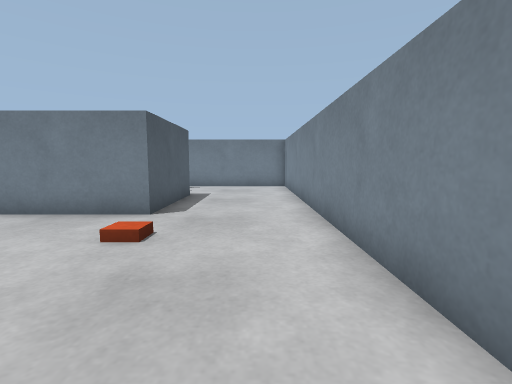
view 1 (above)

16 first-person views from a walk through a Gazebo world. The camera is 0.61 m above the floor, tilts 6° down and sees 85° across. The floor is counted in squares, 0.5 m on a side. Each view is taken from the middle of a square. On the plan, view 1 faces up. The plan holds only what a view shows up to about 13 squares ahead; the rest is blank.

view 2
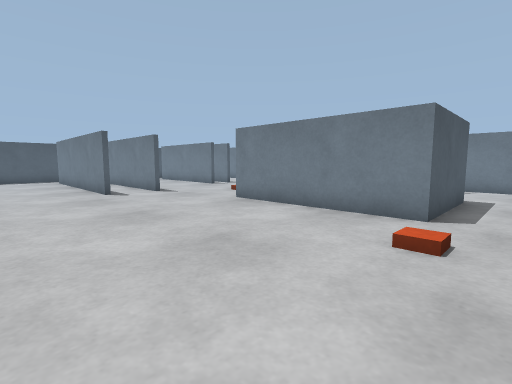

view 3
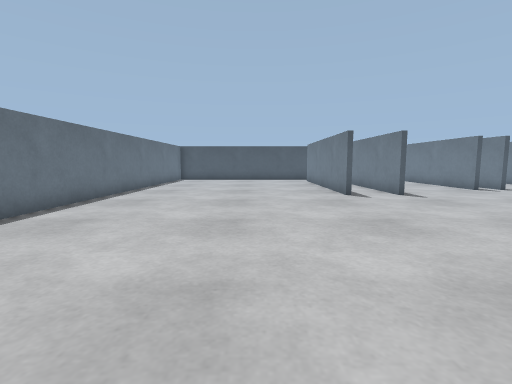

view 4
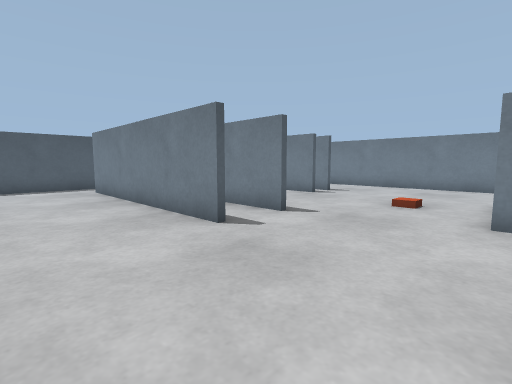

view 5
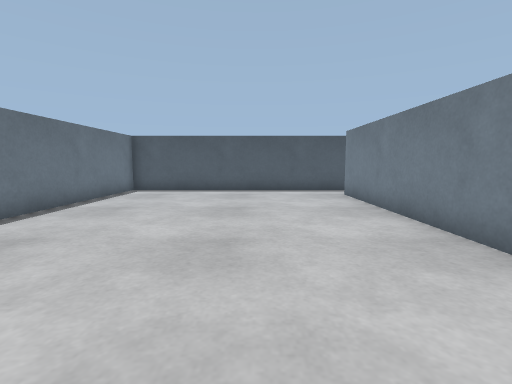

view 6
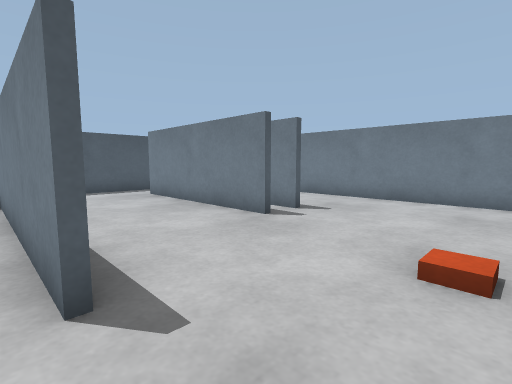

view 7
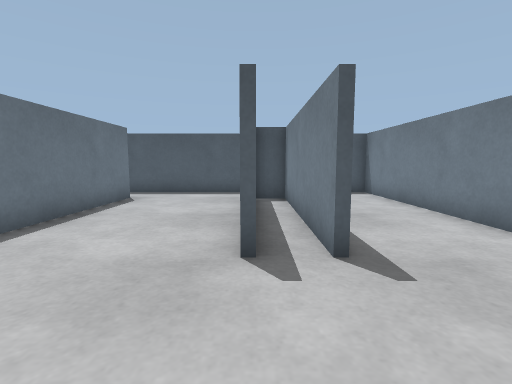

view 8
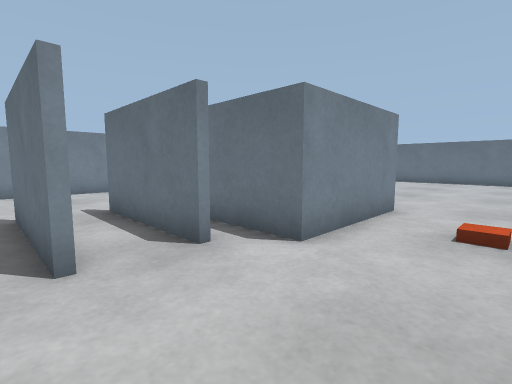

view 9
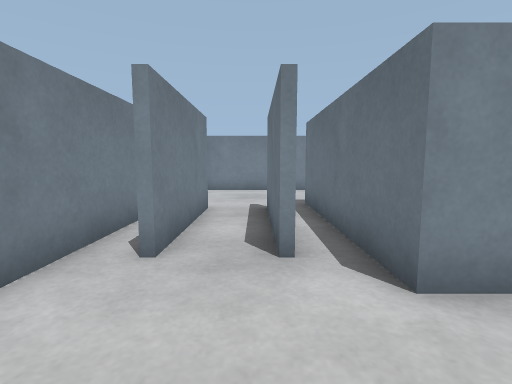

view 10
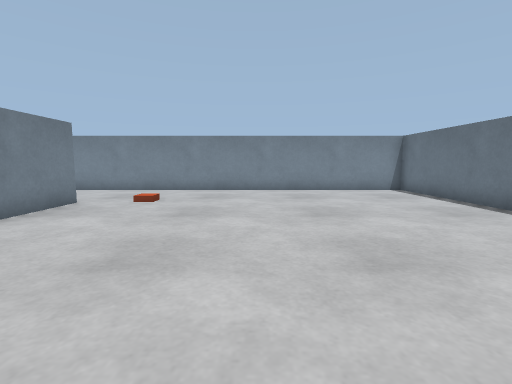

view 11
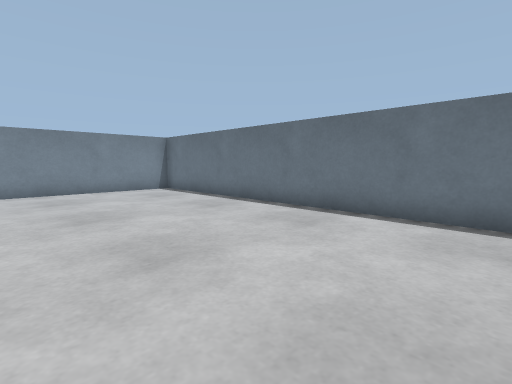

view 12
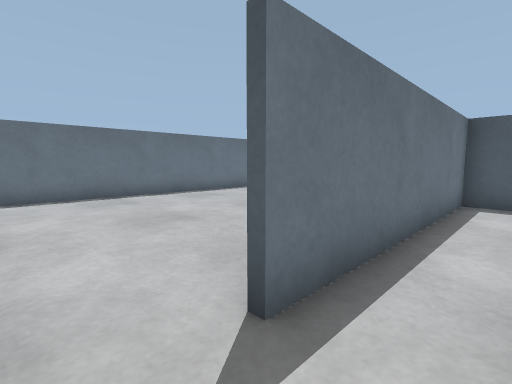

view 13
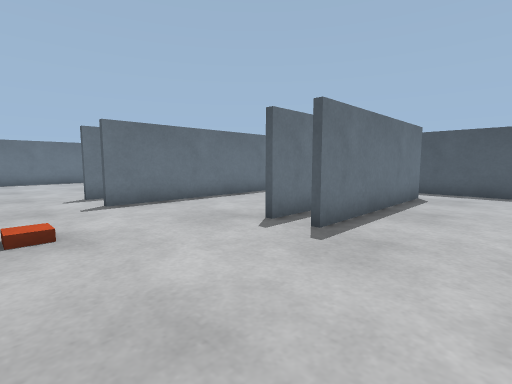

view 14
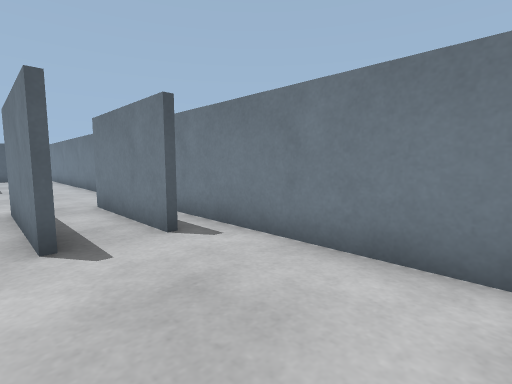

view 15
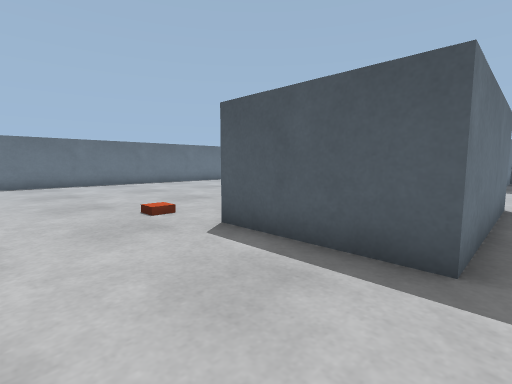

view 16
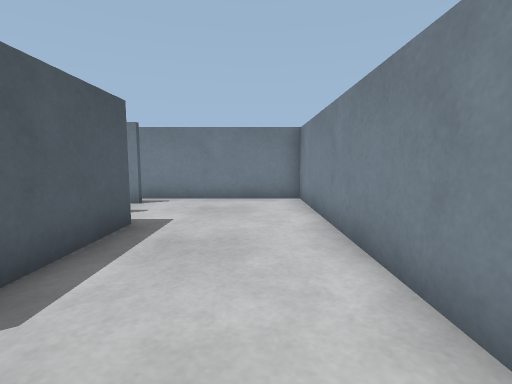

### Floor plan
Key: @ floor where view 1 was taken; # wall or solid block; . floor; B grey box; R orange box; G gate.
Columns run from 23 left of view 1 to 2 right of it. Each row starts with its distance up from view 1.
 15 ##########################
 14 #........................#
 13 #...............####.....#
 12 #...............####.....#
 11 #..######................#
 10 #..######......BBBBBB....#
  9 #..............B    B....#
  8 #............R.B    B....#
  7 #..............BBBBBB....#
  6 #........................#
  5 #.GGGGGGGGG..............#
  4 #.G..................R...#
  3 #..GGGGGGGG..............#
  2 #........................#
  1 #........................#
  0 #......................@.#
 -1 #........................#
 -2 #........................#
 -3 #........................#
 -4 #........................#
 -5 #........................#
 -6 ##########################

Positions as (right, up) in squares from view 1, and headings:
1: (0, 0), facing up
2: (-1, 0), facing up-left
3: (-2, 0), facing left
4: (-8, 0), facing up-left
5: (-10, 0), facing left
6: (-10, 5), facing up-left
7: (-11, 10), facing left
8: (-11, 14), facing down-right
9: (-11, 12), facing right
10: (-11, 1), facing right
11: (-11, 1), facing down-right
12: (-11, 5), facing down-left
13: (-10, 14), facing down-left
14: (1, 11), facing up-left
15: (1, 11), facing down-left
16: (0, 5), facing up
